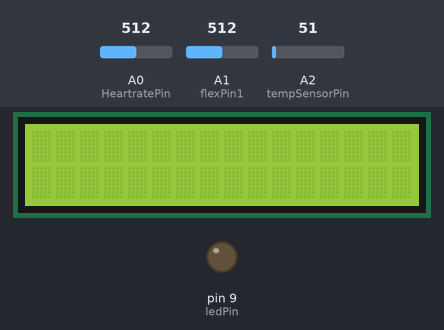
Bench run of a sketch on a simulated Arduino Uno, built with avr-gcc and run on an emulated ATmega328P. On the bench: 16×2 character LCD, output pins drawn as LEDs (lit = HIGH). The test bench sets the inputs (shaded band); at power-on: A0 (HeartratePin) = 512, A2 (tempSensorPin) = 51, A1 (flexPin1) = 512. What the sketch prints to the serial monitor is not drawn.

Above: at 1.2 s.
1.3 s: A0 (HeartratePin) set to 1023
At 5.4 s:
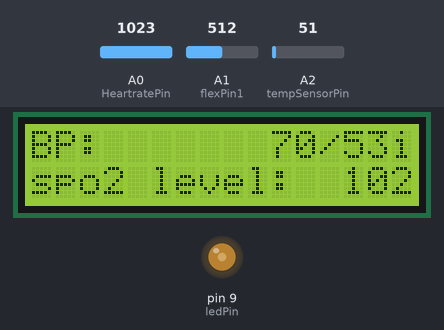
13.6 s: A0 (HeartratePin) set to 306
At 19.5 s:
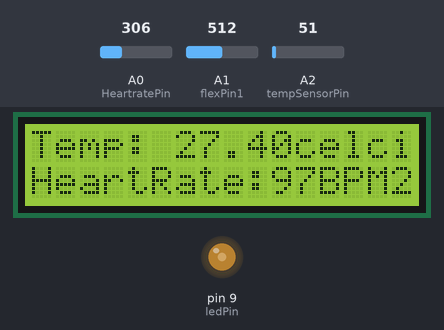
27.4 s: A2 (tempSensorPin) set to 18
At 35.0 s:
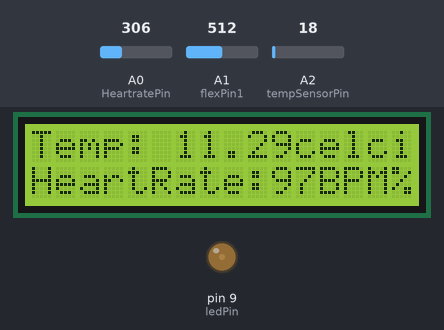
37.9 s: A2 (tempSensorPin) set to 13
At 43.4 s:
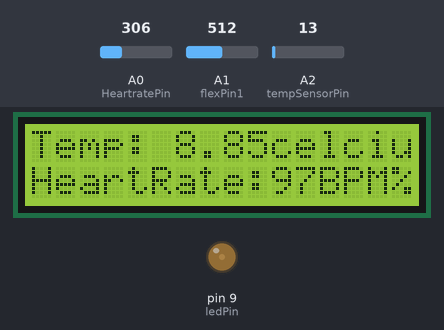
51.7 s: A1 (flexPin1) set to 713
At 61.9 s:
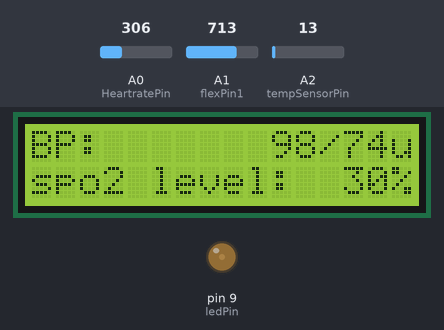
62.2 s: A1 (flexPin1) set to 740
At 70.2 s:
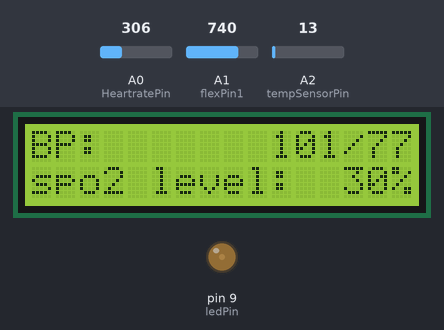
Timing chart, 0 to 71.7 s (numbered marks = the images above; inputs shaded):
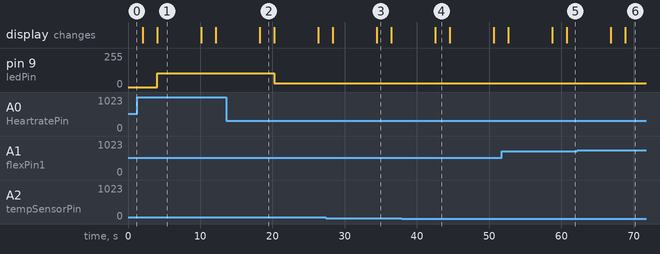

The sketch:

code.ino
```cpp
//Smart health monitor system
#include <LiquidCrystal.h>
// Define the analog pins for the temperature sensor and the potentiometer
const int tempSensorPin = A2;
const int potentiometerPin = A2;
 const int flexPin1 = A1; // Pin connected to the first flex sensor
const int flexPin2 = A1;
// Variables to store sensor readings
int temperatureRaw;
float temperature;
// Constants for temperature conversion
const float tempConversionFactor = 0.48828125; // This value is based on the LM35 temperature sensor's conversion formula
const float tempOffset = 2.5; // This value might vary depending on the sensor
// Constants for heart rate conversion
int heartRateRaw;
int heartRateBPM;
const int HeartratePin = A0;
const int minHeartRate = 60; // Minimum BPM
const int maxHeartRate = 185; // Maximum BPM
int systolicPressure;
int diastolicPressure;
// Constants for photodiode
const int ledPin = 9;    // LED connected to digital pin 3
const int photoPin = A0; // Photodiode connected to analog pin A0
int brightness=0;
//LCD
LiquidCrystal lcd(8, 2, 6, 5, 4, 3); //Parameters: (rs, enable, d4, d5, d6, d7)
//WIFI module variables
String ssid     = "Simulator Wifi";  // SSID to connect to
String password = "";   //virtual wifi has no password
String host     = "api.thingspeak.com"; // Open Weather Map API
const int httpPort   = 80;
String url     = "/update?api_key=TFZHFTWFM1KJ2I5T&field1="; //ThingSpeak Channel API Key
//setting up the wifi module
void setupESP8266(void)
{
  // Start our ESP8266 Serial Communication
  Serial.begin(115200);   // Baud rate
  Serial.println("AT");   // Serial connection on Tx / Rx port to ESP8266
  delay(10);              // Wait a little for the ESP to respond
  if (Serial.find("OK"))
    Serial.println("ESP8266 OK!!!");  // Connect to Simulator Wifi

  Serial.println("AT+CWJAP=\"" + ssid + "\",\"" + password + "\""); //AT+CWLAP – list nearby available WiFi networks
  delay(10);                         // Wait a little for the ESP to respond

  if (Serial.find("OK"))
    Serial.println("Connected to WiFi!!!");     // Open TCP connection to the host:

  //ESP8266 connects to the server as a TCP client.

  Serial.println("AT+CIPSTART=\"TCP\",\"" + host + "\"," + httpPort);
  delay(50);                                   // Wait a little for the ESP to respond

  if (Serial.find("OK"))
   Serial.println("ESP8266 Connected to server!!!") ;
}

//Sends data to Thingspeak
void send_data(void)
{
  // Construct HTTP call
   String httpPacket = "GET " + url + String(temperature) + "&field2=" + String(heartRateBPM) + "&field3=" + String(systolicPressure) + "/" + String(diastolicPressure) + "&field4=" + String(brightness) + " HTTP/1.1\r\nHost: " + host + "\r\n\r\n";
  int length = httpPacket.length();
  // Send our message length
  Serial.print("AT+CIPSEND=");
  Serial.println(length);
  delay(10);        // Wait a little for the ESP to respond if (!Serial.find(">")) return -1;
  // Send our http request
  Serial.print(httpPacket);
  delay(10);       // Wait a little for the ESP to respond
  if (Serial.find("SEND OK\r\n"))
    Serial.println("ESP8266 sends data to the server");
}

void setup() {
  pinMode(ledPin, OUTPUT);
  lcd.begin(16,2);
  // Initialize serial communication
  Serial.begin(9600);
}

void loop() {
  // Read analog values from temperature sensor and potentiometer
  temperatureRaw = analogRead(tempSensorPin);
  heartRateRaw = analogRead(HeartratePin);
   int flexValue1 = analogRead(flexPin1); // Read the analog value from the first flex sensor
   int flexValue2 = analogRead(flexPin2);
  // Convert raw values to meaningful units
  temperature = (temperatureRaw * tempConversionFactor) + tempOffset;
  heartRateBPM = map(heartRateRaw, 0, 1023, minHeartRate, maxHeartRate);
  // Print the values to the serial monitor
  Serial.print("Temperature: ");
  Serial.print(temperature);
  Serial.print(" Fahrenheit\t");
  delay(2000);
  lcd.setCursor(0,0);        // adjust cursor
  lcd.print("Temp: ");
  lcd.print(temperature);
  lcd.print("celcius");

  Serial.print("Heart Rate: ");
  Serial.print(heartRateBPM);
  Serial.println(" BPM");
  // Add a delay to prevent serial output from being too fast
 lcd.setCursor(0,1);        // adjust cursor
  lcd.print("HeartRate:");
  lcd.print(heartRateBPM);
  lcd.print("BPM");

     // Read the analog value from the second flex sensor
 // Pin connected to the second flex sensor

    int systolicPressure = map(flexValue1, 0, 1084, 0, 149); // Map the analog value to a systolic pressure range (0-200)
    int diastolicPressure = map(flexValue2, 0,1084, 0, 114); // Map the analog value to a diastolic pressure range (0-120)

   Serial.print("Blood pressure: ");
    Serial.print(systolicPressure);
    Serial.print("/");
    Serial.println(diastolicPressure);
    delay(2000); // Delay for stability
  lcd.setCursor(0,0);        // adjust cursor
  lcd.print("BP:       ");
  lcd.print(systolicPressure);
  lcd.print("/");
  lcd.print(diastolicPressure);


  int lightIntensity = analogRead(photoPin); // Read the light intensity from the photodiode
  brightness = map(lightIntensity, 0, 1023, 0, 102); // Map light intensity to LED brightness range
  analogWrite(ledPin, brightness);
  Serial.print("pulse oximetry(spo2)level: ");
  Serial.print(brightness);
  Serial.println("%");

  lcd.setCursor(0,1);        // adjust cursor
  lcd.print("spo2 level:  ");
  lcd.print(brightness);
  lcd.print("%");
   delay(2000);
   //send data to thingspeak
   send_data();
  delay(1000);
}
```

Measured:
- the behaviour switches between 16 and 15 on A2 (tempSensorPin) (found by bisection; images 3 and 4)
- the behaviour switches between 727 and 728 on A1 (flexPin1) (found by bisection; images 5 and 6)
- after the input at 1.3 s, pin 9 (ledPin): 0/255 → 102/255 after 2.8 s
- after the input at 13.6 s, pin 9 (ledPin): 102/255 → 30/255 after 6.7 s; the display: changes after 4.7 s (image 2)
- after the input at 27.4 s, the display: first differs from a run without the input after 7.1 s (image 3)
- after the input at 37.9 s, the display: changes after 4.7 s (image 4)
- after the input at 51.7 s, the display: first differs from a run without the input after 9.0 s (image 5)
- after the input at 62.2 s, the display: first differs from a run without the input after 6.6 s (image 6)
